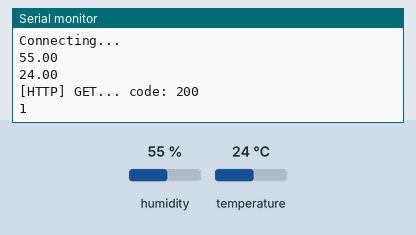
Recording of a sketch running on a simulated ESP8266 (NodeMCU). On the bench: the last lines printed to the serial monitor. The inputs (shaded band) are chosen by the test bench; at power-on: humidity 55 %, temperature 24 °C. WiFi joins after 1.5 s; servers stay silent unless stated; web services answer with replies made up by the test bench.

Above: at 18.0 s.
18.1 s: humidity set to 22 %
At 21.91 s:
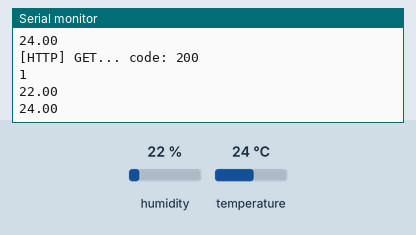
34.4 s: temperature set to 12 °C
At 42.8 s:
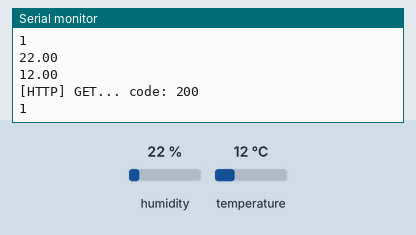
50.7 s: humidity set to 40 %
At 62.35 s:
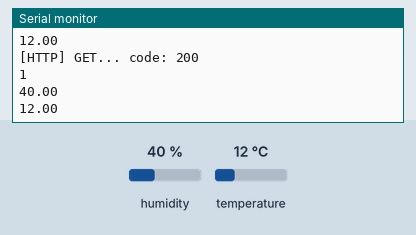
Timing chart, 0 to 63.9 s (numbered marks = the images above; inputs shaded):
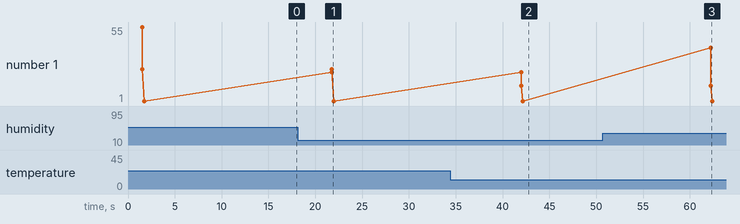

Measured:
- after the input at 18.1 s, the serial monitor: prints a new line after 3.7 s (image 1)
- after the input at 34.4 s, the serial monitor: prints a new line after 7.6 s (image 2)
- after the input at 50.7 s, the serial monitor: prints a new line after 11.5 s (image 3)

The sketch:

DHT_ThingSpeak.ino
```cpp
#include <Arduino.h>
#include <ESP8266WiFi.h>
#include <ESP8266WiFiMulti.h>
#include <ESP8266HTTPClient.h>
#include <DHT.h>

#define DHTPIN D2
#define DHTTYPE DHT11

ESP8266WiFiMulti WiFiMulti;
HTTPClient http;
DHT dht(DHTPIN, DHTTYPE);

void setup() {
  Serial.begin(115200);
  Serial.println();
  Serial.println();
  Serial.println();
  Serial.println("Connecting...");
  WiFiMulti.addAP("wifi_ssid", "wifi_password");
  dht.begin();
}
void loop() {
  // wait for WiFi connection
  if ((WiFiMulti.run() == WL_CONNECTED)) {
    float h = dht.readHumidity();
    float t = dht.readTemperature();
    if (isnan(h) || isnan(t))
    {
      Serial.println("Failed to read from DHT sensor!");
      return;
    }
    Serial.println(h);
    Serial.println(t);
    //http://api.thingspeak.com/update?api_key=X7G49NN1XVVVYXM&field1=10&field2=20
    http.begin("http://api.thingspeak.com/update?api_key=X7G49NN1XVV2VYX&field1=" + String(t) + "&field2=" + String(h)); //HTTP
    int httpCode = http.GET();
    if (httpCode > 0) {
      Serial.printf("[HTTP] GET... code: %d\n", httpCode);
      if (httpCode == HTTP_CODE_OK) {
        String payload = http.getString();
        Serial.println(payload);
      }
    } else {
      Serial.printf("[HTTP] GET... failed, error: %s\n", http.errorToString(httpCode).c_str());
    }
    http.end();
  }
  delay(20000);
}
```
